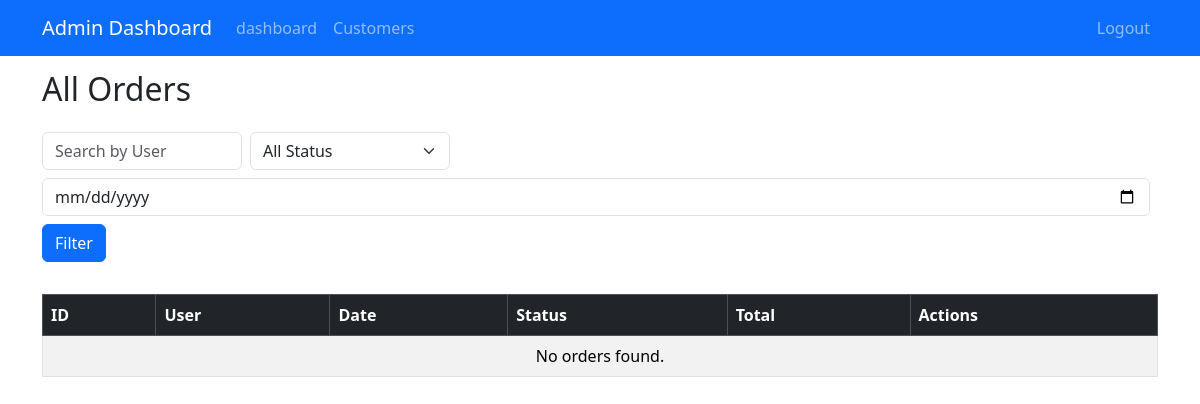
/orders/, run on an earlier commit of the app's database.
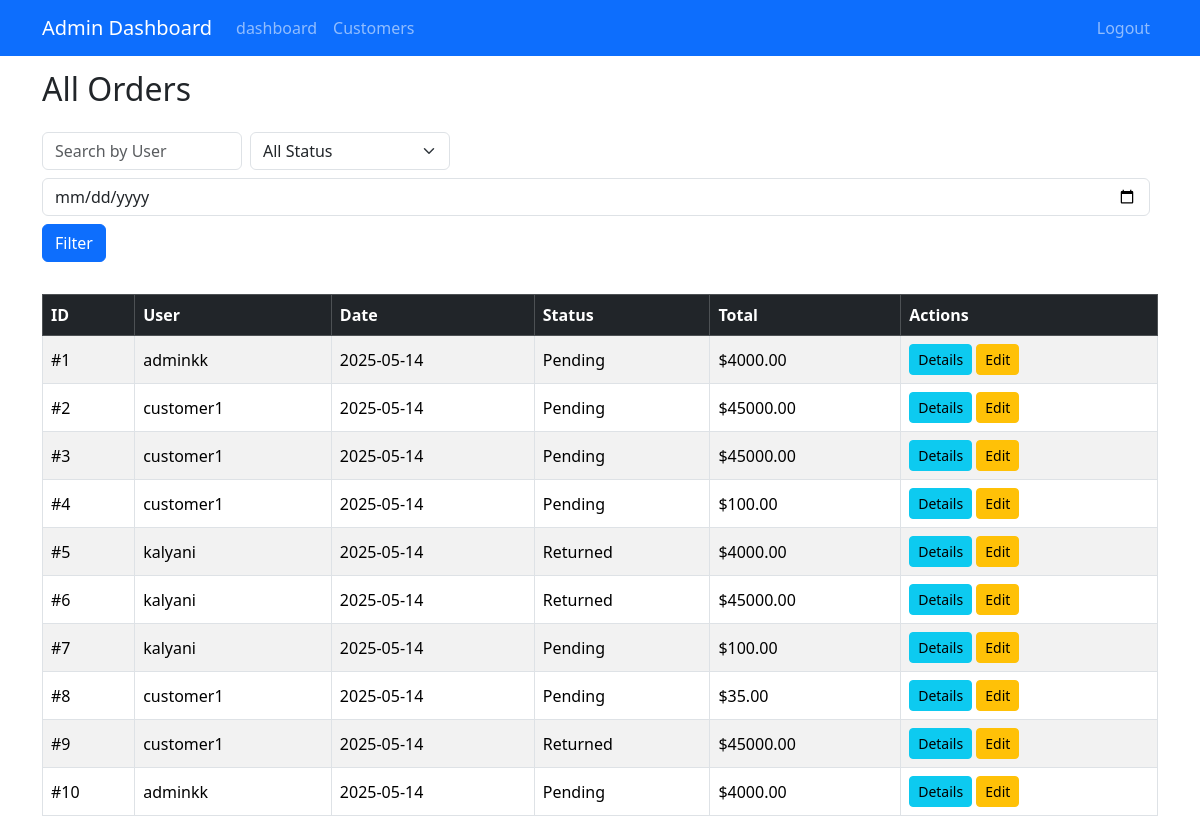
And on a later commit of the database.
### customer/models.py (models this page shows, shortened)
class Order(models.Model):
    STATUS_CHOICES = [
        ('P', 'Pending'),
        ('S', 'Shipped'),
        ('D', 'Delivered'),
        ('R', 'Returned'),
        ('C', 'Cancelled'),
    ]
    REFUND_STATUS_CHOICES = [
        ('N', 'No Refund'),
        ('P', 'Pending Refund'),
        ('C', 'Refunded'),
    ]
    user = models.ForeignKey(User, on_delete=models.CASCADE)
    status = models.CharField(max_length=1, choices=STATUS_CHOICES, default='P')
    refund_status = models.CharField(max_length=1, choices=REFUND_STATUS_CHOICES, default='N')
    return_requested = models.BooleanField(default=False)
    return_reason = models.TextField(blank=True, null=True)
    total = models.DecimalField(max_digits=10, decimal_places=2, default=0)
    created_at = models.DateTimeField(auto_now_add=True)

class User(AbstractUser):
    USER_TYPE_CHOICES = (
        (1, 'Customer'),
        (2, 'Seller'),
        (3, 'Admin')
    )
    user_type = models.PositiveSmallIntegerField(choices=USER_TYPE_CHOICES, default=1)
    phone = models.CharField(max_length=15, blank=True)
    address = models.TextField(blank=True)

### customer/views.py (the view)
# urls.py: path('orders/', views.admin_orders, name='admin_orders'),
def admin_orders(request):
    search_query = request.GET.get('search', '')
    status_filter = request.GET.get('status', '')
    orders = Order.objects.select_related('user').all()
    if search_query:
        orders = orders.filter(
            Q(user__username__icontains=search_query)
        )
    if status_filter:
        orders = orders.filter(status=status_filter)
    paginator = Paginator(orders, 10)
    page_number = request.GET.get('page')
    page_obj = paginator.get_page(page_number)
    context = {
        'orders': page_obj,
        'search_query': search_query,
        'status_filter': status_filter,
    }
    return render(request, 'orders.html', context, status=200)

### customer/templates/orders.html (shortened to what this page needs)
<!DOCTYPE html>
<html lang="en">
<head>
    <link rel="stylesheet" href="https://cdn.jsdelivr.net/npm/bootstrap@5.3.3/dist/css/bootstrap.min.css" />
</head>
<body>
<nav class="navbar navbar-expand-lg navbar-dark bg-primary fixed-top">
  <div class="container">
    <a class="navbar-brand" href="#">Admin Dashboard</a>
    <div class="collapse navbar-collapse" id="navbarNav">
      <ul class="navbar-nav me-auto">
        <li class="nav-item">
          <a class="nav-link" href="{% url 'dashboard' %}">dashboard</a>
        </li>
        <li class="nav-item">
          <a class="nav-link" href="{% url 'customer_list' %}">Customers</a>
        </li>
      </ul>
      <ul class="navbar-nav">
        <li class="nav-item">
          <a class="nav-link" href="{% url 'logout' %}">Logout</a>
        </li>
      </ul>
    </div>
  </div>
</nav>
<div class="container">
    <h2 class="mb-4">All Orders</h2>
    <form method="get" class="filter-form d-flex flex-wrap align-items-center mb-4">
        <input type="text" name="user" class="form-control mb-2 me-2" style="max-width: 200px;" placeholder="Search by User" value="{{ request.GET.user }}">
        <select name="status" class="form-select mb-2 me-2" style="max-width: 200px;">
            <option value="">All Status</option>
        </select>
        <input type="date" name="date" class="form-control mb-2 me-2" value="{{ request.GET.date }}">
        <button type="submit" class="btn btn-primary mb-2">Filter</button>
    </form>
    <table class="table table-bordered table-hover table-striped">
        <thead class="table-dark">
            <tr>
                <th>ID</th>
                <th>User</th>
                <th>Date</th>
                <th>Status</th>
                <th>Total</th>
                <th>Actions</th>
            </tr>
        </thead>
        <tbody>
            {% for order in orders %}
            <tr>
                <td>#{{ order.id }}</td>
                <td>{{ order.user.username }}</td>
                <td>{{ order.created_at|date:"Y-m-d" }}</td>
                <td>{{ order.get_status_display }}</td>
                <td>${{ order.total }}</td>
                <td>
                    <a href="{% url 'order_detail' order.id %}" class="btn btn-sm btn-info">Details</a>
                    <a href="{% url 'edit_order' order.id %}" class="btn btn-sm btn-warning">Edit</a>
                </td>
            </tr>
            {% empty %}
            <tr>
                <td colspan="6" class="text-center">No orders found.</td>
            </tr>
            {% endfor %}
        </tbody>
    </table>
</div>
</body>
</html>

### customer/templates/orders.html (style rules this page uses)
body { padding-top: 70px; }
.filter-form input, .filter-form select { margin-right: 10px; }
.table th, .table td { vertical-align: middle; }

What changed in the data, as far as the page shows it:
added Order: id "1", user.username "adminkk", created_at "2025-05-14", status "Pending", total "4000.00"
added Order: id "2", user.username "customer1", created_at "2025-05-14", status "Pending", total "45000.00"
added Order: id "3", user.username "customer1", created_at "2025-05-14", status "Pending", total "45000.00"
added Order: id "4", user.username "customer1", created_at "2025-05-14", status "Pending", total "100.00"
added Order: id "5", user.username "kalyani", created_at "2025-05-14", status "Returned", total "4000.00"
added Order: id "6", user.username "kalyani", created_at "2025-05-14", status "Returned", total "45000.00"
added Order: id "7", user.username "kalyani", created_at "2025-05-14", status "Pending", total "100.00"
added Order: id "8", user.username "customer1", created_at "2025-05-14", status "Pending", total "35.00"
added Order: id "9", user.username "customer1", created_at "2025-05-14", status "Returned", total "45000.00"
added Order: id "10", user.username "adminkk", created_at "2025-05-14", status "Pending", total "4000.00"
Also different on the page:
text no longer shown: "No orders found."
